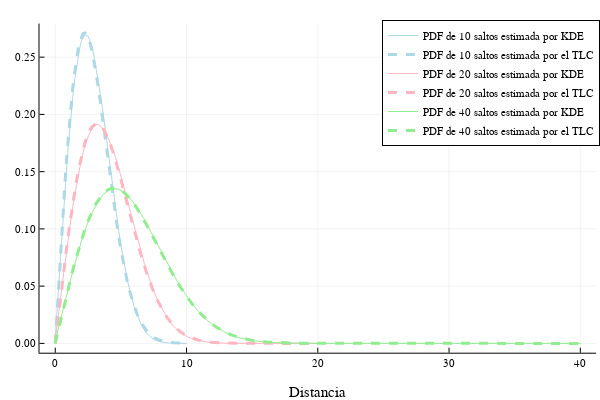

Source (notebook cell):
### Markdown cell above
Cada vez que llamamos a la función `p1` ésta añade una gráfica más sobre el mismo lienzo, los parámetros `m` y `c` son opcionales, el primero (al igual que antes) controla la cantidad de experimentos sobre la que hacer las estimaciones, y el segundo [la paleta de colores a usar](https://docs.juliaplots.org/latest/colors/). Un ejemplo

### Code cell
p1(10, c=:blues); p1(20, c=:reds); p1(40, c=:greens)
